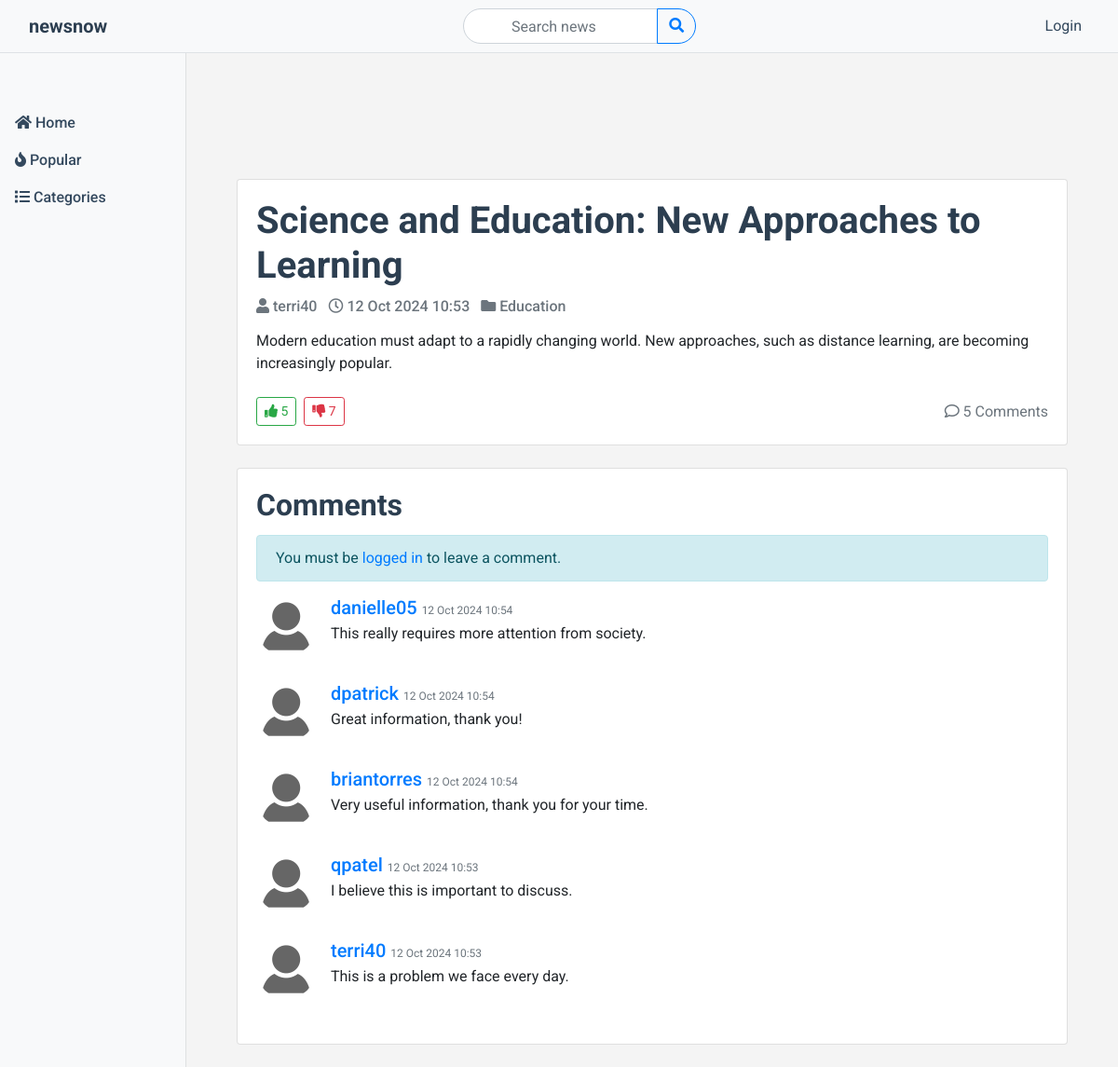
The app's page /post/2/ with its own data.
### news/models.py (models this page shows, shortened)
class Post(models.Model):
    title = models.CharField(max_length=255)
    content = models.TextField()
    created_at = models.DateTimeField(default=timezone.now)
    updated_at = models.DateTimeField(auto_now=True)
    author = models.ForeignKey(User, on_delete=models.CASCADE)
    category = models.ForeignKey('Category', on_delete=models.SET_NULL, null=True)

class Category(models.Model):
    name = models.CharField(max_length=100, unique=True)
    creator = models.ForeignKey(User, on_delete=models.CASCADE)

class Comment(models.Model):
    post = models.ForeignKey(Post, on_delete=models.CASCADE, related_name="comments")
    author = models.ForeignKey(User, on_delete=models.CASCADE)
    content = models.TextField()
    created_at = models.DateTimeField(default=timezone.now)

class Profile(models.Model):
    user = models.OneToOneField(User, on_delete=models.CASCADE)
    avatar = models.ImageField(default='avatars/default_avatar.jpg', upload_to='avatars/')

### news/views.py (the view)
# urls.py: path('post/<int:post_id>/', views.post_detail, name='post_detail'),
def post_detail(request, post_id):
    post = get_object_or_404(Post, id=post_id)
    comments = post.comments.all().order_by('-created_at')
    if request.method == 'POST':
        form = CommentForm(request.POST)
        if form.is_valid():
            comment = form.save(commit=False)
            comment.post = post
            comment.author = request.user
            comment.save()
            return redirect('post_detail', post_id=post.id)
    else:
        form = CommentForm()
    positive_votes = post.votes.filter(value=1).count()
    negative_votes = post.votes.filter(value=-1).count()
    return render(request, 'news/post_detail.html', {
        'post': post,
        'comments': comments,
        'form': form,
        'positive_votes': positive_votes,
        'negative_votes': negative_votes,
        'comments_count': comments.count(),
        'is_owner': request.user == post.author,
    })

### news/forms.py
class CommentForm(forms.ModelForm):
    class Meta:
        model = Comment
        fields = ['content']
        labels = {
            'content': 'Comment',
        }
        widgets = {
            'content': forms.Textarea(attrs={'rows': 2, 'cols': 80}),
        }

### news/templates/news/post_detail.html (shortened to what this page needs)
{% extends 'news/base.html' %}
{% load static %}
{% block extra_css %}
    <link rel="stylesheet" href="{% static 'css/post_detail.css' %}">
{% endblock %}
{% block content %}
<div class="container mt-4">
    <div class="card mb-4">
        <div class="card-body">
            <h1 class="card-title mb-3">{{ post.title }}</h1>
            <h6 class="card-subtitle mb-3 text-muted">
                <span class="mr-2"><i class="fas fa-user"></i> <a href="{% url 'profile' post.author.username %}" class="text-muted">{{ post.author }}</a></span>
                <span class="mr-2"><i class="far fa-clock"></i> {{ post.created_at|date:"d M Y H:i" }}</span>
                <span><i class="fas fa-folder"></i> <a href="{% url 'category_posts' post.category.id %}" class="text-muted">{{ post.category.name }}</a></span>
            </h6>
            <p class="card-text">{{ post.content }}</p>
            <div class="d-flex justify-content-between align-items-center mt-4">
                <div class="btn-group">
                    <form method="post" action="{% url 'vote' post.id 'upvote' %}" class="mr-2">
                        <button type="submit" class="btn btn-sm btn-outline-success">
                            <i class="fas fa-thumbs-up"></i> {{ positive_votes }}
                        </button>
                    </form>
                    <form method="post" action="{% url 'vote' post.id 'downvote' %}">
                        <button type="submit" class="btn btn-sm btn-outline-danger">
                            <i class="fas fa-thumbs-down"></i> {{ negative_votes }}
                        </button>
                    </form>
                </div>
                <span class="text-muted">
                    <i class="far fa-comment"></i> {{ comments_count }} Comments
                </span>
            </div>
        </div>
    </div>
    <div class="card mb-4">
        <div class="card-body">
            <h2 class="card-title">Comments</h2>
            {% if user.is_authenticated %}
            <form method="post" class="mb-4">
                {% csrf_token %}
                {{ form.as_p }}
                <button type="submit" class="btn btn-primary">Add Comment</button>
            </form>
            {% else %}
            <p class="alert alert-info">You must be <a href="{% url 'login' %}">logged in</a> to leave a comment.</p>
            {% endif %}
            <ul class="list-unstyled">
                {% for comment in comments %}
                <li class="media mb-4">
                    <img src="{{ comment.author.profile.avatar.url }}" class="mr-3 rounded-circle" alt="{{ comment.author }}" width="64" height="64">
                    <div class="media-body">
                        <h5 class="mt-0 mb-1"><a href="{% url 'profile' post.author.username %}">{{ comment.author }}</a> <small class="text-muted">{{ comment.created_at|date:"d M Y H:i" }}</small></h5>
                        <p>{{ comment.content }}</p>
                    </div>
                </li>
                {% empty %}
                <li class="text-muted">No comments yet.</li>
                {% endfor %}
            </ul>
        </div>
    </div>
</div>
{% endblock %}

### news/templates/news/base.html (shortened to what this page needs)
{% load static %}
<!DOCTYPE html>
<html lang="en">
<head>
    <link href="https://stackpath.bootstrapcdn.com/bootstrap/4.5.2/css/bootstrap.min.css" rel="stylesheet">
    <link href="https://cdnjs.cloudflare.com/ajax/libs/font-awesome/5.15.4/css/all.min.css" rel="stylesheet">
    <link rel="stylesheet" href="{% static 'css/styles.css' %}">
    {% block extra_css %}{% endblock %}
</head>
<body class="d-flex flex-column min-vh-100">
    <nav class="navbar navbar-expand-lg navbar-light bg-light fixed-top">
        <div class="container-fluid">
            <a class="navbar-brand" href="{% url 'post_list' %}">newsnow</a>
            <div class="collapse navbar-collapse justify-content-center" id="navbarNav">
                <form class="form-inline my-2 my-lg-0 search-form" method="GET" action="{% url 'post_list' %}">
                    <div class="input-group">
                        <input class="form-control" type="search" placeholder="Search news" aria-label="Search" name="q" value="{{ request.GET.q }}">
                        <div class="input-group-append">
                            <button class="btn btn-outline-dark" type="submit">
                                <i class="fas fa-search"></i>
                            </button>
                        </div>
                    </div>
                </form>
                <ul class="navbar-nav ml-auto align-items-center">
                    {% if user.is_authenticated %}
                        <li class="nav-item">
                            <a class="nav-link btn btn-primary text-white create-post-btn" href="{% url 'post_create' %}">
                                Create Post <i class="fas fa-plus ml-2"></i>
                            </a>
                        </li>
                        <li class="nav-item dropdown">
                            <a class="nav-link dropdown-toggle" href="#" id="navbarDropdown" role="button" data-toggle="dropdown" aria-haspopup="true" aria-expanded="false">
                                <img src="{{ user.profile.avatar.url }}" alt="Avatar" class="rounded-circle" width="30" height="30">
                            </a>
                            <div class="dropdown-menu dropdown-menu-right" aria-labelledby="navbarDropdown">
                                <a class="dropdown-item" href="{% url 'profile' user.username %}">Profile</a>
                                <div class="dropdown-divider"></div>
                                <a class="dropdown-item" href="{% url 'logout' %}">Logout</a>
                            </div>
                        </li>
                    {% else %}
                        <li class="nav-item">
                            <a class="nav-link" href="{% url 'login' %}">Login</a>
                        </li>
                    {% endif %}
                </ul>
            </div>
        </div>
    </nav>
    <div class="container-fluid">
        <div class="row">
            <nav class="col-md-3 col-lg-2 d-none d-lg-block bg-light sidebar">
                <div class="sidebar-sticky">
                    <ul class="nav flex-column">
                        <li class="nav-item">
                            <a class="nav-link" href="{% url 'post_list' %}">
                                <i class="fas fa-home"></i> Home
                            </a>
                        </li>
                        <li class="nav-item">
                            <a class="nav-link" href="{% url 'popular_posts' %}">
                                <i class="fas fa-fire"></i> Popular
                            </a>
                        </li>
                        <li class="nav-item">
                            <a class="nav-link" href="{% url 'category_list' %}">
                                <i class="fas fa-list"></i> Categories
                            </a>
                        </li>
                    </ul>
                </div>
            </nav>
            <main role="main" class="col-md-9 ml-sm-auto col-lg-10 px-md-4">
                <div class="container mt-5 pt-3">
                    {% block content %}
                    {% endblock %}
                </div>
            </main>
        </div>
    </div>
</body>
</html>

### news/static/css/styles.css (style rules this page uses)
body { font-family: 'Roboto', sans-serif; background-color: #f4f4f4; padding-top: 56px; }
.navbar { border-bottom: 1px solid #dee2e6; }
.navbar-brand { font-weight: bold; color: #2c3e50 !important; }
.nav-link { color: #34495e !important; }
.search-form { position: relative; margin: 20px 0; max-width: 100%; width: 100%; display: flex; justify-content: center; }
.form-control { background-color: #ffffff; border-radius: 20px; text-align: center; border: 1px solid #ced4da; color: #495057; }
.form-control::placeholder { color: #6c757d; text-align: center; }
.btn-outline-dark { border-radius: 20px; border-color: #007bff; color: #007bff; }
.sidebar { position: fixed; top: 56px; bottom: 0; left: 0; z-index: 100; padding: 48px 0 0; box-shadow: inset -1px 0 0 rgba(0, 0, 0, .1); background-color: #f8f9fa !important; }
.sidebar-sticky { position: relative; top: 0; height: calc(100vh - 48px); padding-top: .5rem; overflow-x: hidden; overflow-y: auto; }
.sidebar .nav-link { font-weight: 500; color: #212529; }
main { padding-top: 48px; }

### news/static/css/post_detail.css (style rules this page uses)
.card-title { font-weight: bold; color: #2c3e50; }
.card-subtitle a { text-decoration: none; }
.btn-group .btn { transition: all 0.3s ease; }
.media img { object-fit: cover; }
.media-body h5 small { font-size: 0.75rem; }

### records on screen
Post: title "Science and Education: New Approaches to Learning", author "terri40", created_at "12 Oct 2024 10:53", category.name "Education", content "Modern education must adapt to a rapidly changing world. New approaches, such as distance learning, are becoming increasingly popular."
Comment: author.profile.avatar (placeholder picture), author "danielle05", created_at "12 Oct 2024 10:54", content "This really requires more attention from society."
Comment: author.profile.avatar (placeholder picture), author "dpatrick", created_at "12 Oct 2024 10:54", content "Great information, thank you!"
Comment: author.profile.avatar (placeholder picture), author "briantorres", created_at "12 Oct 2024 10:54", content "Very useful information, thank you for your time."
Comment: author.profile.avatar (placeholder picture), author "qpatel", created_at "12 Oct 2024 10:53", content "I believe this is important to discuss."
Comment: author.profile.avatar (placeholder picture), author "terri40", created_at "12 Oct 2024 10:53", content "This is a problem we face every day."

### other values on screen
{{ positive_votes }} "5"
{{ negative_votes }} "7"
{{ comments_count }} "5"
